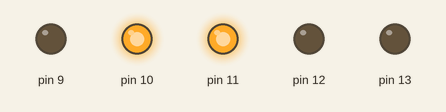
This sketch was run on a simulated Arduino Uno, built with avr-gcc and run on an emulated ATmega328P. Parts: output pins drawn as LEDs (lit = HIGH).

Above: at 0.2 s.
At 6.2 s:
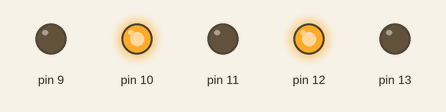
At 8.7 s:
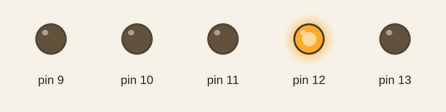
At 11.5 s:
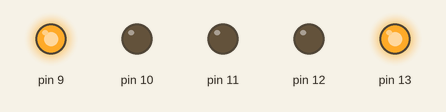
At 16.7 s:
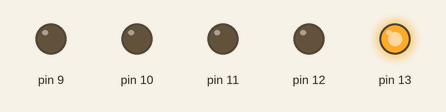
At 21.7 s:
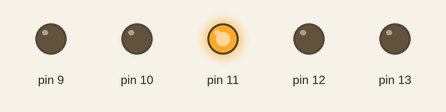
Timing chart, 0 to 22.2 s (numbered marks = the images above):
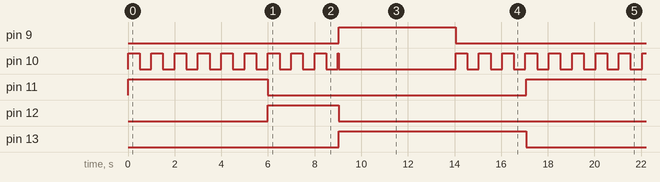

Measured:
- by itself, pin 9: alternates HIGH for 5.0 s and LOW for 12.1 s
- by itself, pin 10: moves between LOW and HIGH, repeating every 17.1 s
- by itself, pin 11: alternates HIGH for 6.0 s and LOW for 11.1 s
- by itself, pin 12: alternates HIGH for 3.0 s and LOW for 14.0 s
- by itself, pin 13: alternates HIGH for 8.0 s and LOW for 9.0 s

The sketch:

stoplight.ino
```cpp
const unsigned long driveTime = 6000;
const unsigned long slowTime = 3041;
const unsigned long walkTime = 5000;
const unsigned long flashTime = 500;

unsigned long now;

unsigned long nextSwitch = 0;
unsigned long flashNow = 0;
bool flash = false;


enum State {
  Drive,
  SlowDrive,
  Walk,
  SlowWalk
};

State s = SlowWalk;

void setup() {
  Serial.begin(9600);
  pinMode(13, OUTPUT);
  pinMode(12, OUTPUT);
  pinMode(11, OUTPUT);
  pinMode(10, OUTPUT);
  pinMode(9, OUTPUT);
}

void loop() {
  now = millis();


  if (now >= nextSwitch) {
    //switch states
    s = (State) (((int) s + 1) % 4);

    switch (s) {
      case Drive:
        digitalWrite(13, LOW); //red light off
        digitalWrite(11, HIGH); //green light on
        nextSwitch = now + driveTime;
        break;
      case SlowDrive:
        digitalWrite(11, LOW); //green light off
        digitalWrite(12, HIGH); //yellow light on
        nextSwitch = now + slowTime;
        break;
      case Walk:
        digitalWrite(12, LOW); //yellow light off
        digitalWrite(13, HIGH); //red light on
        digitalWrite(9, HIGH); //walk light on
        digitalWrite(10, LOW); //stop hand off
        nextSwitch = now + walkTime;
        break;
      case SlowWalk:
        digitalWrite(9, LOW); //walk light off
        nextSwitch = now + slowTime;
        flash = false;
        break;
    }
  }

  if (s != Walk) {
    if (now >= flashNow) {
      if (flash) {
        digitalWrite(10, LOW); //stop hand off
      } else {
        digitalWrite(10, HIGH); //stop hand on
      }

      flashNow = now + flashTime;
      flash = !flash;
    }
  }
}
```
